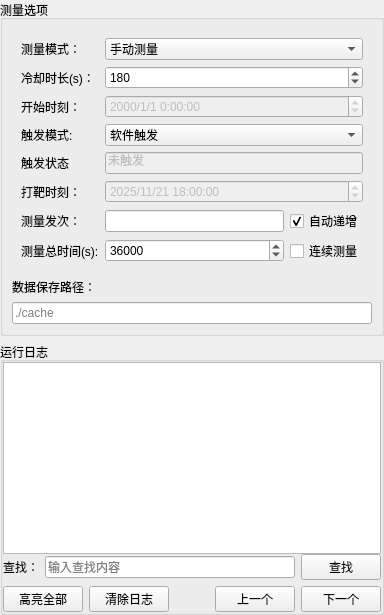
     <widget class="QWidget" name="rightVboxWidget" native="true">
      <property name="minimumSize">
       <size>
        <width>300</width>
        <height>0</height>
       </size>
      </property>
      <layout class="QHBoxLayout" name="horizontalLayout_16">
       <property name="spacing">
        <number>0</number>
       </property>
       <property name="leftMargin">
        <number>0</number>
       </property>
       <property name="topMargin">
        <number>0</number>
       </property>
       <property name="rightMargin">
        <number>0</number>
       </property>
       <property name="bottomMargin">
        <number>0</number>
       </property>
       <item>
        <widget class="QWidget" name="labParametersWidget" native="true">
         <layout class="QVBoxLayout" name="verticalLayout_8">
          <property name="spacing">
           <number>6</number>
          </property>
          <property name="leftMargin">
           <number>0</number>
          </property>
          <property name="topMargin">
           <number>0</number>
          </property>
          <property name="rightMargin">
           <number>0</number>
          </property>
          <property name="bottomMargin">
           <number>0</number>
          </property>
          <item>
           <widget class="QGroupBox" name="groupBox_4">
            <property name="sizePolicy">
             <sizepolicy hsizetype="Preferred" vsizetype="Preferred">
              <horstretch>0</horstretch>
              <verstretch>0</verstretch>
             </sizepolicy>
            </property>
            <property name="title">
             <string>测量选项</string>
            </property>
            <layout class="QVBoxLayout" name="verticalLayout_9">
             <property name="spacing">
              <number>6</number>
             </property>
             <item>
              <widget class="QWidget" name="widget" native="true">
               <property name="sizePolicy">
                <sizepolicy hsizetype="Expanding" vsizetype="Fixed">
                 <horstretch>0</horstretch>
                 <verstretch>0</verstretch>
                </sizepolicy>
               </property>
               <layout class="QGridLayout" name="gridLayout">
                <property name="leftMargin">
                 <number>9</number>
                </property>
                <property name="topMargin">
                 <number>9</number>
                </property>
                <property name="rightMargin">
                 <number>9</number>
                </property>
                <property name="bottomMargin">
                 <number>9</number>
                </property>
                <item row="0" column="0">
                 <widget class="QLabel" name="label_15">
                  <property name="text">
                   <string>测量模式：</string>
                  </property>
                 </widget>
                </item>
                <item row="6" column="3">
                 <widget class="QCheckBox" name="checkBox_autoIncrease">
                  <property name="text">
                   <string>自动递增</string>
                  </property>
                  <property name="checked">
                   <bool>true</bool>
                  </property>
                 </widget>
                </item>
                <item row="4" column="0">
                 <widget class="QLabel" name="label_7">
                  <property name="text">
                   <string>触发状态</string>
                  </property>
                 </widget>
                </item>
                <item row="2" column="2" colspan="2">
                 <widget class="QDateTimeEdit" name="dateTimeEdit_startTime">
                  <property name="enabled">
                   <bool>false</bool>
                  </property>
                  <property name="toolTip">
                   <string>系统在该时刻之前提前2分钟做好测试准备工作</string>
                  </property>
                  <property name="displayFormat">
                   <string>yyyy/M/d H:mm:ss</string>
                  </property>
                 </widget>
                </item>
                <item row="7" column="2">
                 <widget class="QSpinBox" name="spinBox_measureTime">
                  <property name="minimum">
                   <number>1</number>
                  </property>
                  <property name="maximum">
                   <number>10000000</number>
                  </property>
                  <property name="value">
                   <number>36000</number>
                  </property>
                 </widget>
                </item>
                <item row="6" column="0">
                 <widget class="QLabel" name="label_5">
                  <property name="sizePolicy">
                   <sizepolicy hsizetype="Preferred" vsizetype="Preferred">
                    <horstretch>0</horstretch>
                    <verstretch>0</verstretch>
                   </sizepolicy>
                  </property>
                  <property name="text">
                   <string>测量发次：</string>
                  </property>
                 </widget>
                </item>
                <item row="3" column="0">
                 <widget class="QLabel" name="label_2">
                  <property name="text">
                   <string>触发模式:</string>
                  </property>
                 </widget>
                </item>
                <item row="5" column="0">
                 <widget class="QLabel" name="label_3">
                  <property name="text">
                   <string>打靶时刻：</string>
                  </property>
                 </widget>
                </item>
                <item row="2" column="0">
                 <widget class="QLabel" name="label_18">
                  <property name="text">
                   <string>开始时刻：</string>
                  </property>
                 </widget>
                </item>
                <item row="7" column="3">
                 <widget class="QCheckBox" name="checkBox_continueMeasure">
                  <property name="text">
                   <string>连续测量</string>
                  </property>
                 </widget>
                </item>
                <item row="0" column="2" colspan="2">
                 <widget class="QComboBox" name="cbb_measureMode">
                  <item>
                   <property name="text">
                    <string>手动测量</string>
                   </property>
                  </item>
                  <item>
                   <property name="text">
                    <string>自动化测量</string>
                   </property>
                  </item>
                 </widget>
                </item>
                <item row="7" column="0">
                 <widget class="QLabel" name="label">
                  <property name="text">
                   <string>测量总时间(s):</string>
                  </property>
                 </widget>
                </item>
                <item row="3" column="2" colspan="2">
                 <widget class="QComboBox" name="com_triggerModel">
                  <item>
                   <property name="text">
                    <string>软件触发</string>
                   </property>
                  </item>
                  <item>
                   <property name="text">
                    <string>外触发</string>
                   </property>
                  </item>
                 </widget>
                </item>
                <item row="4" column="2" colspan="2">
                 <widget class="QLineEdit" name="lineEdit_triggerflag">
                  <property name="enabled">
                   <bool>false</bool>
                  </property>
                  <property name="text">
                   <string>未触发</string>
                  </property>
                  <property name="readOnly">
                   <bool>true</bool>
                  </property>
                 </widget>
                </item>
                <item row="6" column="2">
                 <widget class="QLineEdit" name="lineEdit_shotNum"/>
                </item>
                <item row="1" column="0">
                 <widget class="QLabel" name="label_11">
                  <property name="text">
                   <string>冷却时长(s)：</string>
                  </property>
                 </widget>
                </item>
                <item row="1" column="2" colspan="2">
                 <widget class="QSpinBox" name="spinBox_coolTimeLength">
                  <property name="maximum">
                   <number>99999999</number>
                  </property>
                  <property name="value">
                   <number>180</number>
                  </property>
                 </widget>
                </item>
                <item row="5" column="2" colspan="2">
                 <widget class="QDateTimeEdit" name="dateTime_shotTime">
                  <property name="enabled">
                   <bool>false</bool>
                  </property>
                  <property name="sizePolicy">
                   <sizepolicy hsizetype="Preferred" vsizetype="Fixed">
                    <horstretch>0</horstretch>
                    <verstretch>0</verstretch>
                   </sizepolicy>
                  </property>
                  <property name="date">
                   <date>
                    <year>2025</year>
                    <month>11</month>
                    <day>21</day>
                   </date>
                  </property>
                  <property name="time">
                   <time>
                    <hour>18</hour>
                    <minute>0</minute>
                    <second>0</second>
                   </time>
                  </property>
                  <property name="displayFormat">
                   <string>yyyy/M/d H:mm:ss</string>
                  </property>
                 </widget>
                </item>
               </layout>
              </widget>
             </item>
             <item>
              <widget class="QWidget" name="widget_9" native="true">
               <layout class="QVBoxLayout" name="verticalLayout_4">
                <property name="leftMargin">
                 <number>0</number>
                </property>
                <property name="topMargin">
                 <number>0</number>
                </property>
                <property name="rightMargin">
                 <number>0</number>
                </property>
                <property name="bottomMargin">
                 <number>0</number>
                </property>
                <item>
                 <widget class="QLabel" name="label_6">
                  <property name="text">
                   <string>数据保存路径：</string>
                  </property>
                 </widget>
                </item>
                <item>
                 <widget class="QLineEdit" name="lineEdit_filePath">
                  <property name="placeholderText">
                   <string>./cache</string>
                  </property>
                 </widget>
                </item>
               </layout>
              </widget>
             </item>
            </layout>
           </widget>
          </item>
          <item>
           <widget class="QGroupBox" name="gbLog">
            <property name="sizePolicy">
             <sizepolicy hsizetype="Preferred" vsizetype="Expanding">
              <horstretch>0</horstretch>
              <verstretch>1</verstretch>
             </sizepolicy>
            </property>
            <property name="minimumSize">
             <size>
              <width>0</width>
              <height>120</height>
             </size>
            </property>
            <property name="title">
             <string>运行日志</string>
            </property>
            <layout class="QVBoxLayout" name="verticalLayout_2">
             <property name="spacing">
              <number>0</number>
             </property>
             <property name="leftMargin">
              <number>0</number>
             </property>
             <property name="topMargin">
              <number>0</number>
             </property>
             <property name="rightMargin">
              <number>0</number>
             </property>
             <property name="bottomMargin">
              <number>0</number>
             </property>
             <item>
              <widget class="QPlainTextEdit" name="plainTextEdit_log"/>
             </item>
             <item>
              <widget class="QWidget" name="widget_2" native="true">
               <layout class="QVBoxLayout" name="verticalLayout_14">
                <property name="leftMargin">
                 <number>0</number>
                </property>
                <property name="topMargin">
                 <number>0</number>
                </property>
                <property name="rightMargin">
                 <number>0</number>
                </property>
                <property name="bottomMargin">
                 <number>0</number>
                </property>
                <item>
                 <layout class="QHBoxLayout" name="horizontalLayout_3">
                  <item>
                   <widget class="QLabel" name="label_search">
                    <property name="text">
                     <string>查找：</string>
                    </property>
                   </widget>
                  </item>
                  <item>
                   <widget class="QLineEdit" name="lineEdit_search">
                    <property name="placeholderText">
                     <string>输入查找内容</string>
                    </property>
                   </widget>
                  </item>
                  <item>
                   <widget class="QPushButton" name="bt_search">
                    <property name="text">
                     <string>查找</string>
                    </property>
                   </widget>
                  </item>
                 </layout>
                </item>
                <item>
                 <layout class="QHBoxLayout" name="horizontalLayout_4">
                  <item>
                   <widget class="QPushButton" name="bt_highlightAll">
                    <property name="text">
                     <string>高亮全部</string>
                    </property>
                    <property name="checkable">
                     <bool>true</bool>
                    </property>
                   </widget>
                  </item>
                  <item>
                   <widget class="QPushButton" name="bt_clearLog">
                    <property name="text">
                     <string>清除日志</string>
                    </property>
                   </widget>
                  </item>
                  <item>
                   <spacer name="horizontalSpacer">
                    <property name="orientation">
                     <enum>Qt::Horizontal</enum>
                    </property>
                    <property name="sizeHint" stdset="0">
                     <size>
                      <width>40</width>
                      <height>20</height>
                     </size>
                    </property>
                   </spacer>
                  </item>
                  <item>
                   <widget class="QPushButton" name="bt_searchPrevious">
                    <property name="text">
                     <string>上一个</string>
                    </property>
                   </widget>
                  </item>
                  <item>
                   <widget class="QPushButton" name="bt_searchNext">
                    <property name="text">
                     <string>下一个</string>
                    </property>
                   </widget>
                  </item>
                 </layout>
                </item>
               </layout>
              </widget>
             </item>
            </layout>
           </widget>
          </item>
         </layout>
        </widget>
       </item>
      </layout>
     </widget>
